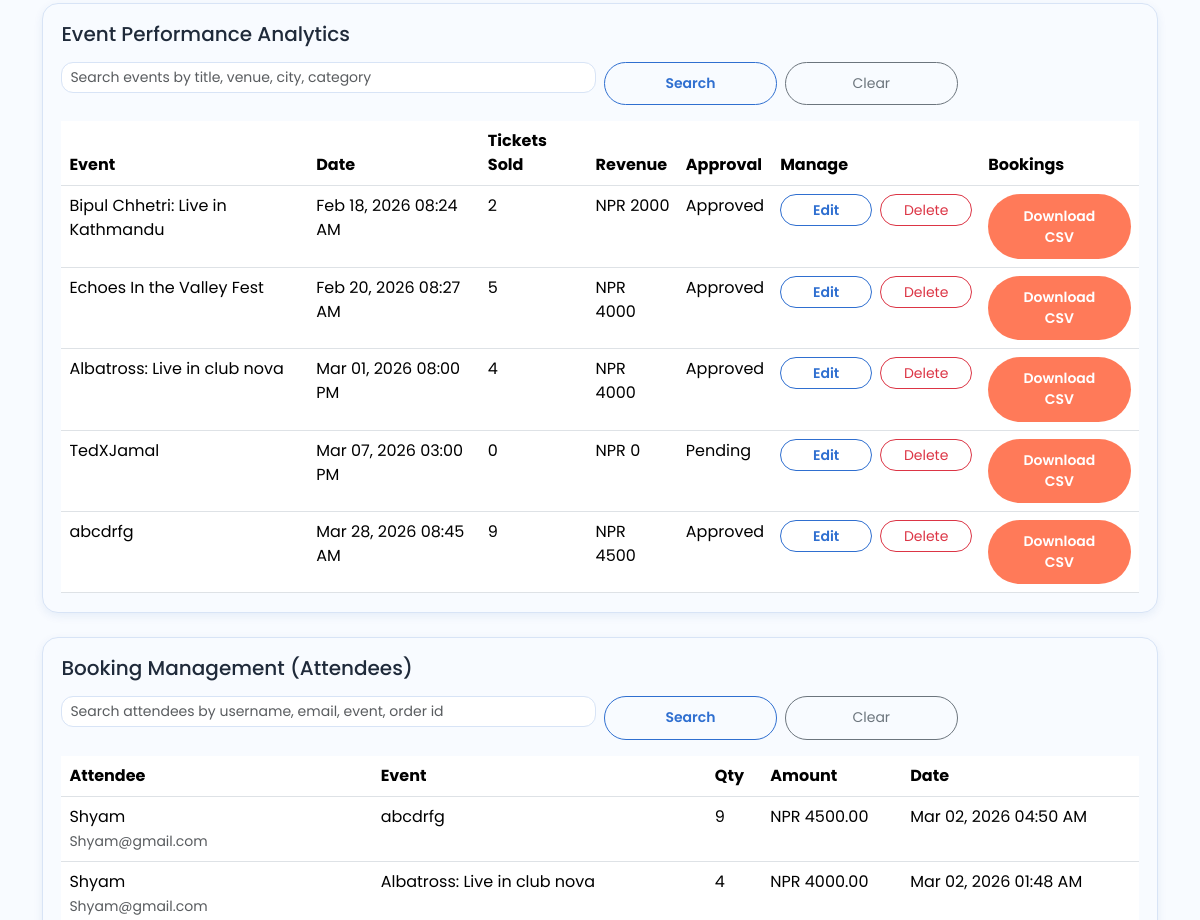
Before: /dashboard/organizer/ (signed in, middle part) with the older database file.
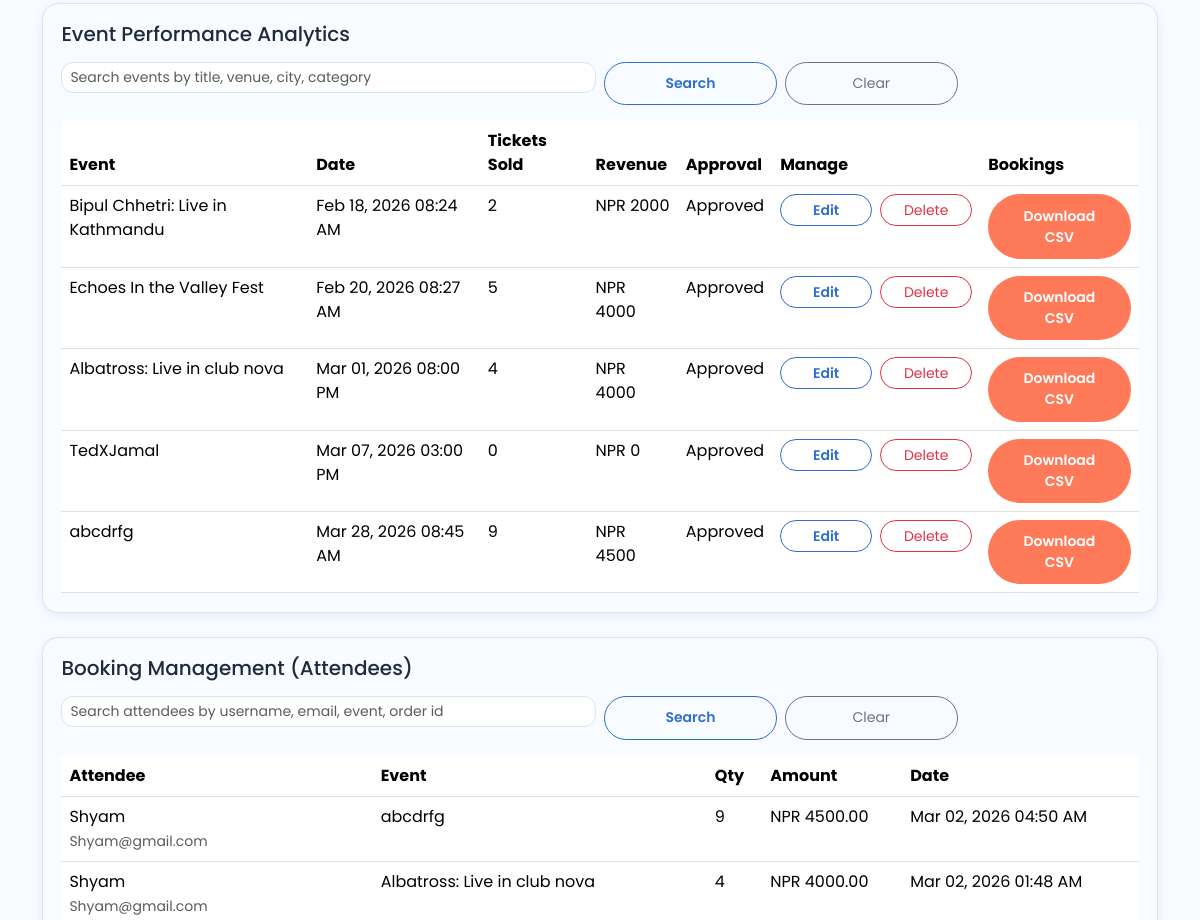
After: the same page with the newer database file.
### events/models.py (models this page shows, shortened)
class Event(models.Model):
    APPROVAL_PENDING = "pending"
    APPROVAL_APPROVED = "approved"
    APPROVAL_REJECTED = "rejected"
    APPROVAL_CHOICES = [
        (APPROVAL_PENDING, "Pending"),
        (APPROVAL_APPROVED, "Approved"),
        (APPROVAL_REJECTED, "Rejected"),
    ]
    title = models.CharField(max_length=200)
    description = models.TextField()
    organizer = models.ForeignKey(
        settings.AUTH_USER_MODEL,
        on_delete=models.SET_NULL,
        null=True,
        blank=True,
        related_name="organized_events",
    )
    venue = models.ForeignKey(Venue, on_delete=models.CASCADE)
    category = models.ForeignKey(Category, on_delete=models.CASCADE, null=True)
    start_date = models.DateTimeField()
    end_date = models.DateTimeField()
    price = models.DecimalField(max_digits=8, decimal_places=2)
    popularity = models.IntegerField(
        default=1,
        validators=[MinValueValidator(1), MaxValueValidator(5)],
    )  # 1-5 scale
    is_active = models.BooleanField(default=True)
    approval_status = models.CharField(
        max_length=20,
        choices=APPROVAL_CHOICES,
        default=APPROVAL_PENDING,
        db_index=True,
    )
    approved_by = models.ForeignKey(
        settings.AUTH_USER_MODEL,
        on_delete=models.SET_NULL,
        null=True,
        blank=True,
        related_name="approved_events",
    )
    approved_at = models.DateTimeField(null=True, blank=True)
    image = models.ImageField(upload_to="events/", null=True, blank=True)
    class Meta:
        constraints = [
            models.CheckConstraint(
                condition=models.Q(popularity__gte=1, popularity__lte=5),
                name="event_popularity_1_5",
            )
        ]

### events/views.py (the view, shortened to what this page needs)
# urls.py: path('dashboard/organizer/', views.organizer_dashboard, name='organizer_dashboard'),
@login_required
@role_required(UserRole.ROLE_ADMIN, UserRole.ROLE_ORGANIZER)
def organizer_dashboard(request):
    now = timezone.now()
    today = now.date()
    week_start = today - timedelta(days=6)
    base_events = Event.objects.select_related("venue", "category", "organizer")
    if get_user_role(request.user) != UserRole.ROLE_ADMIN:
        base_events = base_events.filter(organizer=request.user)
    purchases = TicketPurchase.objects.filter(
        status=TicketPurchase.STATUS_COMPLETED,
        event__in=base_events,
    )
    today_sales = purchases.filter(created_at__date=today).aggregate(total=Sum("total_amount")).get("total") or Decimal("0.00")
    weekly_sales = (
        purchases.filter(created_at__date__gte=week_start)
        .aggregate(total=Sum("total_amount"))
        .get("total")
        or Decimal("0.00")
    )
    my_events_count = base_events.count()
    my_total_revenue = purchases.aggregate(total=Sum("total_amount")).get("total") or Decimal("0.00")
    total_tickets_sold = purchases.aggregate(total=Sum("quantity")).get("total") or 0
    upcoming_events_count = base_events.filter(start_date__gte=now, is_active=True).count()
    event_rows = (
        base_events.annotate(
            sold_tickets=Coalesce(
                Sum(
                    "ticket_purchases__quantity",
                    filter=Q(ticket_purchases__status=TicketPurchase.STATUS_COMPLETED),
                ),
                Value(0, output_field=IntegerField()),
            ),
            revenue=Coalesce(
                Sum(
                    "ticket_purchases__total_amount",
                    filter=Q(ticket_purchases__status=TicketPurchase.STATUS_COMPLETED),
                ),
                Value(
                    Decimal("0.00"),
                    output_field=DecimalField(max_digits=10, decimal_places=2),
                ),
            ),
        )
        .order_by("start_date")
    )
    event_query = request.GET.get("event_q", "").strip()
    event_paginator = Paginator(event_rows, 8)
    event_page_obj = event_paginator.get_page(request.GET.get("event_page"))
    monthly_raw = (
        purchases.annotate(month=TruncMonth("created_at"))
        .values("month")
        .annotate(total=Sum("total_amount"))
        .order_by("month")
    )
    monthly_labels = [row["month"].strftime("%b %Y") for row in monthly_raw if row.get("month")]
    monthly_revenue = [float(row["total"] or 0) for row in monthly_raw]
    attendee_rows = purchases.select_related("event", "user").order_by("-created_at")
    attendee_query = request.GET.get("attendee_q", "").strip()
    attendee_paginator = Paginator(attendee_rows, 12)
    attendee_page_obj = attendee_paginator.get_page(request.GET.get("attendee_page"))
    return render(
        request,
        "organizer_dashboard.html",
        {
            "events": event_page_obj,
            "my_events_count": my_events_count,
            "my_total_revenue": my_total_revenue,
            "today_sales": today_sales,
            "weekly_sales": weekly_sales,
            "total_tickets_sold": total_tickets_sold,
            "upcoming_events_count": upcoming_events_count,
            "monthly_labels": monthly_labels,
            "monthly_revenue": monthly_revenue,
            "monthly_labels_json": json.dumps(monthly_labels),
            "monthly_revenue_json": json.dumps(monthly_revenue),
            "attendees": attendee_page_obj,
            "event_q": event_query,
            "attendee_q": attendee_query,
        },
    )

### events/context_processors.py (called while the page is built)
def user_role(request):
    role = None
    if request.user.is_authenticated:
        role = get_user_role(request.user)
    return {"user_role": role}

### events/roles.py (called while the page is built)
def get_user_role(user):
    if not user.is_authenticated:
        return None
    if user.is_superuser:
        return UserRole.ROLE_ADMIN
    role_profile, _ = UserRole.objects.get_or_create(user=user)
    return role_profile.role

def has_any_role(user, *roles):
    role = get_user_role(user)
    return role in set(roles)

def role_required(*allowed_roles):
    def decorator(view_func):
        @wraps(view_func)
        def wrapped(request, *args, **kwargs):
            if not request.user.is_authenticated:
                return redirect("login")
            if not has_any_role(request.user, *allowed_roles):
                messages.error(request, "You do not have permission to access this page.")
                return redirect("home")
            return view_func(request, *args, **kwargs)
        return wrapped
    return decorator

### templates/organizer_dashboard.html (shortened to what the changed rows need)
{% load static %}
<!doctype html>
<html lang="en" data-bs-theme="light">
  <head>
    <link
      href="https://cdn.jsdelivr.net/npm/bootstrap@5.3.2/dist/css/bootstrap.min.css"
      rel="stylesheet"
    />
    <link
      rel="stylesheet"
      href="https://cdnjs.cloudflare.com/ajax/libs/font-awesome/6.5.2/css/all.min.css"
    />
    <link rel="stylesheet" href="{% static 'css/style.css' %}?v=20260228a" />
  </head>
  <body class="d-flex flex-column min-vh-100">
    <main class="section-space pt-4 flex-grow-1">
      <div class="container">
        <section class="event-card mb-4">
          <div class="table-responsive">
            <table class="table mb-0">
              <thead>
                <tr>
                  <th>Event</th>
                  <th>Date</th>
                  <th>Tickets Sold</th>
                  <th>Revenue</th>
                  <th>Approval</th>
                  <th>Manage</th>
                  <th>Bookings</th>
                </tr>
              </thead>
              <tbody>
                {% for event in events %}
                <tr>
                  <td>{{ event.title }}</td>
                  <td>{{ event.start_date|date:"M d, Y h:i A" }}</td>
                  <td>{{ event.sold_tickets }}</td>
                  <td>NPR {{ event.revenue }}</td>
                  <td>{{ event.approval_status|title }}</td>
                  <td>
                    <div class="d-flex gap-2">
                      <a
                        href="{% url 'organizer_event_edit' event.id %}"
                        class="btn btn-outline-brand btn-sm dashboard-action-btn dashboard-manage-btn"
                        >Edit</a
                      >
                      <form
                        method="post"
                        action="{% url 'organizer_event_delete' event.id %}"
                        onsubmit="return confirm('Delete this event?');"
                      >
                        <button
                          type="submit"
                          class="btn btn-outline-danger btn-sm rounded-pill dashboard-action-btn dashboard-manage-btn"
                        >
                          Delete
                        </button>
                      </form>
                    </div>
                  </td>
                  <td>
                    <a
                      href="{% url 'organizer_event_attendees_csv' event.id %}"
                      class="btn btn-accent-brand btn-sm"
                      >Download CSV</a
                    >
                  </td>
                </tr>
                {% empty %}
                <tr>
                  <td colspan="7" class="text-center">No events available.</td>
                </tr>
                {% endfor %}
              </tbody>
            </table>
          </div>
        </section>
        <section class="event-card mb-4">
          <div class="table-responsive">
            <table class="table mb-0">
              <thead>
                <tr>
                  <th>Attendee</th>
                  <th>Event</th>
                  <th>Qty</th>
                  <th>Amount</th>
                  <th>Date</th>
                </tr>
              </thead>
            </table>
          </div>
        </section>
      </div>
    </main>
  </body>
</html>

Changed rows visible on the page:
changed Event "TedXJamal": approval_status "Pending" → "Approved"
